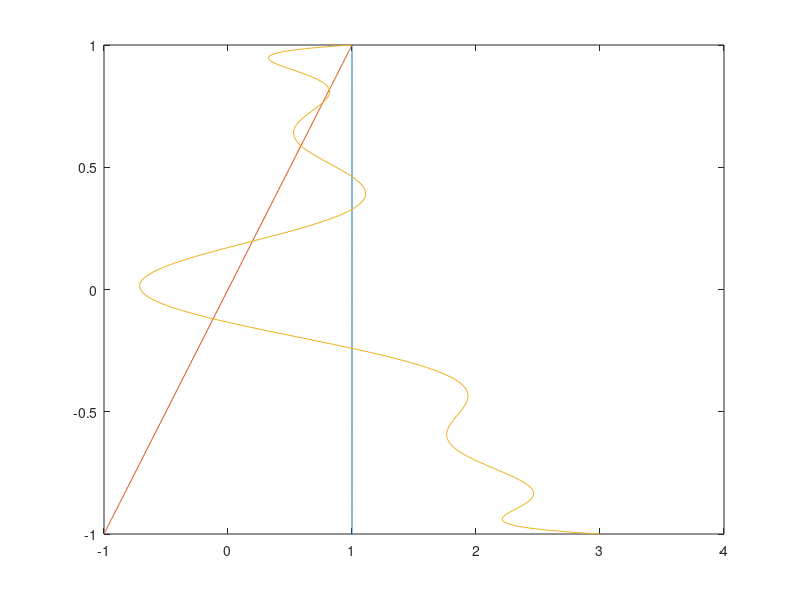
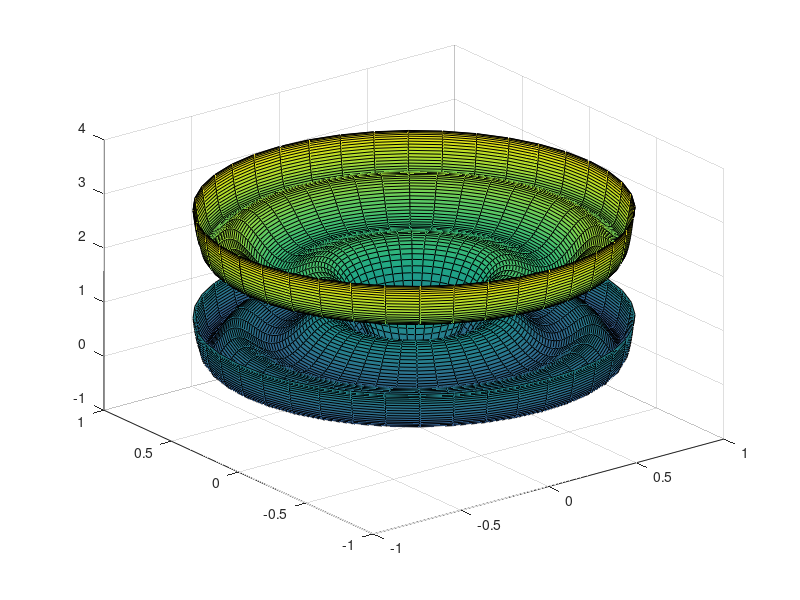

Reproduce these figures in MATLAB, in order.
n=10;
close all;

E0=8.85*(10^-12);
E=12.5;
lambda=10000;
R=10;

% x=linspace(-100,100,200);
% y=linspace(-100,100,200);
% [x,y]=meshgrid(x,y);
% [theta,r]=cart2pol(x,y);
% t = cos(theta);

theta = linspace(0,pi,200);
t = cos(theta);

% Constructing (n+1)*(n+1) zero matrix

M=zeros(n+1,n+1);

% Populating first and second rows for L0(x) and L1(x)

M(1,n+1)=1;
M(2,n)=1;

% Populating the rest of the matrix using the recurrence relation, suitably adapted
% to use in matrix form.

for j=3:n+1;
    M(j,:)=((2*(j-2)+1)/((j-2)+1))*circshift(M(j-1,:),[0,-1])-((j-2)/((j-2)+1))*M(j-2,:);
end

% Creating vector containing 1000 equally spaced points between -1 and 1. 

a=linspace(-1,1,1000);

% Using polyval function to extract polynomials from rows of matrix, first
% row corresponds to phi0, second row to phi1, etc... Then using vector x
% as input.

P0=polyval(M(1,:),t);
P1=polyval(M(2,:),t);
P2=polyval(M(3,:),t);
P3=polyval(M(4,:),t);
P4=polyval(M(5,:),t);
P5=polyval(M(6,:),t);
P6=polyval(M(7,:),t);
P7=polyval(M(8,:),t);
P8=polyval(M(9,:),t);
P9=polyval(M(10,:),t);
P10=polyval(M(11,:),t);

% P0=polyval(M(1,:),a);
% P1=polyval(M(2,:),a);
% P2=polyval(M(3,:),a);
% P3=polyval(M(4,:),a);
% P4=polyval(M(5,:),a);
% P5=polyval(M(6,:),a);
% P6=polyval(M(7,:),a);
% P7=polyval(M(8,:),a);
% P8=polyval(M(9,:),a);
% P9=polyval(M(10,:),a);
% P10=polyval(M(11,:),a);

% V0=(coefficients(0))*P0*(r.^0);
% V1=(coefficients(1))*P1*(r.^1);
% V2=(coefficients(2))*P2*(r.^2);
% V3=(coefficients(3))*P3*(r.^3);
% V4=(coefficients(4))*P4*(r.^4);
% V5=(coefficients(5))*P5*(r.^5);
% V6=(coefficients(6))*P6*(r.^6);
% V7=(coefficients(7))*P7*(r.^7);
% V8=(coefficients(8))*P8*(r.^8);
% V9=(coefficients(9))*P9*(r.^9);
% V10=(coefficients(10))*P10*(r.^10);
% V=V1+V2+V3+V4+V5+V6+V7+V8+V9+V10;

% V0=1*P0*(r.^0);
% V1=-1*P1*(r);
% V2=0.5*P2*(r.^2);
% V3=0*P3*(r.^3);
% V4=(-1/8)*P4*(r.^4);
% V5=0*P5*(r.^5);
% V6=(1/16)*P6*(r.^6);
% V7=0*P7*(r.^7);
% V8=(-5/128)*P8*(r.^8);
% V9=0*P9*(r.^9);
% V10=(7/256)*P10*(r.^10);
% V=V0+V1+V2+V3+V4+V6+V8+V10;

disp(M)

% Plotting polynomials against x

% figure(1)
% plot(a,P0,'k')
% hold on
% plot(a,P1,'g')
% hold on
% plot(a,P2,'r')
% hold on
% plot(a,P3,'b')
% hold on
% plot(a,P4,'k')
% hold on
% plot(a,P5,'c')

% figure(2)
% plot(t,V0)
% hold on
% plot(t,V1)

test = P0-P1+P2-P4+P6-P8+P10;
plot(P0,t);
hold on
plot(P1,t);
hold on
plot(test,t);

r = 0:0.1:2*pi;
z = sin(r);
theta = 0:pi/20:2*pi;
xx = bsxfun(@times,t',cos(theta));
yy = bsxfun(@times,t',sin(theta));
zz = repmat(test',1,length(theta));
figure;
surf(xx,yy,zz)

% [X,Y,Z] = cylinder(test);
% figure;
% surf(Y,Z,X)

% figure(3)
%  surf(x,y,P0,'EdgeColor','none')
%  surf(x,y,test,'EdgeColor','none')
% % hold on
% surf(x,y,V,'EdgeColor','none')
% surf(r,theta,V,'EdgeColor','none')